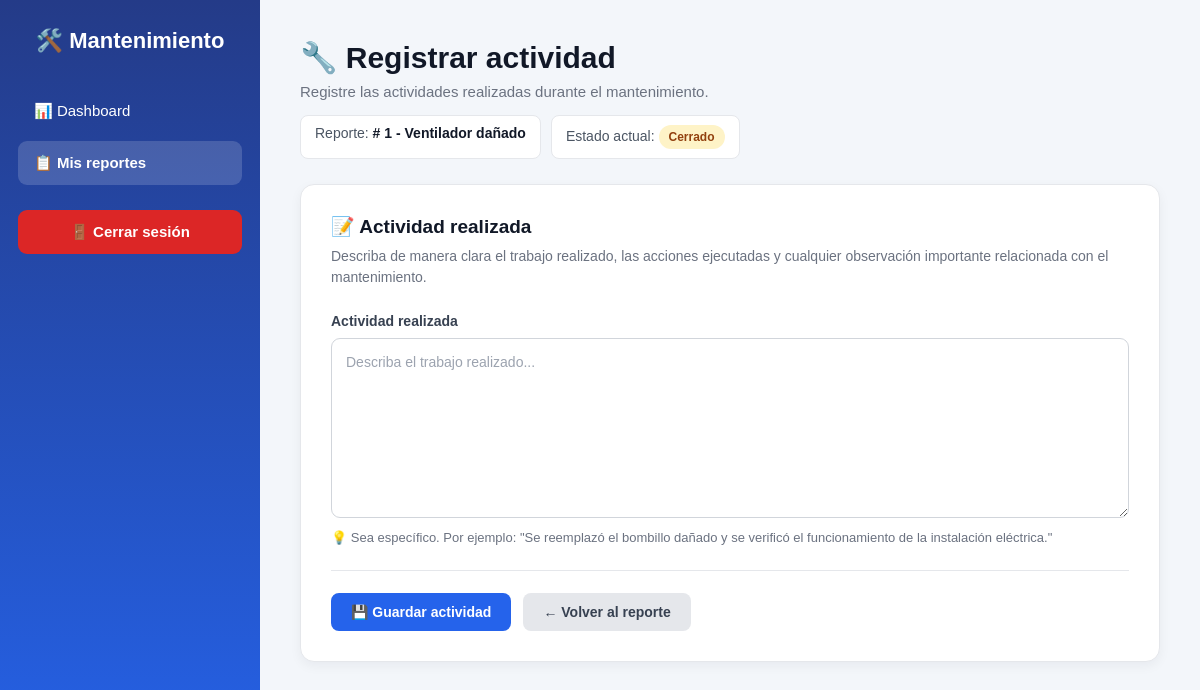
Screenshot of /frontend/dashboard/registrar_actividad.php?id=1 (signed in) with the database file from the repository.
### tables this page shows
CREATE TABLE `reportes` (
  `id_reporte` int NOT NULL AUTO_INCREMENT,
  `titulo` varchar(150) NOT NULL,
  `descripcion` text NOT NULL,
  `fecha_reporte` datetime NOT NULL DEFAULT CURRENT_TIMESTAMP,
  `id_usuario` int NOT NULL,
  `id_categoria` int NOT NULL,
  `id_ubicacion` int NOT NULL,
  `id_prioridad` int NOT NULL,
  `id_estado` int NOT NULL,
  PRIMARY KEY (`id_reporte`),
  KEY `fk_reporte_usuario` (`id_usuario`),
  KEY `fk_reporte_categoria` (`id_categoria`),
  KEY `fk_reporte_ubicacion` (`id_ubicacion`),
  KEY `fk_reporte_prioridad` (`id_prioridad`),
  KEY `fk_reporte_estado` (`id_estado`),
  CONSTRAINT `fk_reporte_categoria` FOREIGN KEY (`id_categoria`) REFERENCES `categorias` (`id_categoria`) ON DELETE RESTRICT ON UPDATE CASCADE,
  CONSTRAINT `fk_reporte_estado` FOREIGN KEY (`id_estado`) REFERENCES `estados` (`id_estado`) ON DELETE RESTRICT ON UPDATE CASCADE,
  CONSTRAINT `fk_reporte_prioridad` FOREIGN KEY (`id_prioridad`) REFERENCES `prioridades` (`id_prioridad`) ON DELETE RESTRICT ON UPDATE CASCADE,
  CONSTRAINT `fk_reporte_ubicacion` FOREIGN KEY (`id_ubicacion`) REFERENCES `ubicaciones` (`id_ubicacion`) ON DELETE RESTRICT ON UPDATE CASCADE,
  CONSTRAINT `fk_reporte_usuario` FOREIGN KEY (`id_usuario`) REFERENCES `usuarios` (`id_usuario`) ON DELETE RESTRICT ON UPDATE CASCADE
);

CREATE TABLE `estados` (
  `id_estado` int NOT NULL AUTO_INCREMENT,
  `nombre` varchar(50) NOT NULL,
  `descripcion` varchar(255) DEFAULT NULL,
  PRIMARY KEY (`id_estado`),
  UNIQUE KEY `nombre` (`nombre`)
);

### frontend/dashboard/registrar_actividad.php (the view, shortened to what this page needs)
<?php
$id_reporte = intval($_GET["id"]);
$database = new Database();
$db = $database->conectar();
$sql = "SELECT
            r.id_reporte,
            r.titulo,
            r.descripcion,
            e.nombre AS estado
        FROM asignaciones a
        INNER JOIN reportes r
            ON a.id_reporte = r.id_reporte
        INNER JOIN estados e
            ON r.id_estado = e.id_estado
        WHERE a.id_reporte = :id_reporte
        AND a.id_tecnico = :id_tecnico
        AND a.activa = 1
        LIMIT 1";
$stmt = $db->prepare($sql);
$stmt->bindParam(
    ":id_reporte",
    $id_reporte,
    PDO::PARAM_INT
);
$stmt->bindParam(
    ":id_tecnico",
    $_SESSION["id_usuario"],
    PDO::PARAM_INT
);
$stmt->execute();
$reporte = $stmt->fetch(PDO::FETCH_ASSOC);
?>
<!DOCTYPE html>
<html lang="es">
<head>
</head>
<body>
<div class="contenedor">
    <aside class="menu">
        <h2>
            🛠️ Mantenimiento
        </h2>
        <ul>
            <li>
                <a href="tecnico.php">
                    📊 Dashboard
                </a>
            </li>
            <li>
                <a
                    href="reportes_asignados.php"
                    class="activo"
                >
                    📋 Mis reportes
                </a>
            </li>
            <li>
                <a
                    href="../../backend/auth/logout.php"
                    class="logout"
                >
                    🚪 Cerrar sesión
                </a>
            </li>
        </ul>
    </aside>
    <main class="contenido">
        <div class="encabezado">
            <h1>
                🔧 Registrar actividad
            </h1>
            <p>
                Registre las actividades realizadas durante el mantenimiento.
            </p>
            <div class="informacion-reporte">
                <div class="dato-reporte">
                    Reporte:
                    <strong>
                        #
                        <?php
                        echo $reporte["id_reporte"];
                        ?>
                        -
                        <?php
                        echo htmlspecialchars(
                            $reporte["titulo"]
                        );
                        ?>
                    </strong>
                </div>
                <div class="dato-reporte">
                    Estado actual:
                    <span class="estado">
                        <?php
                        echo htmlspecialchars(
                            $reporte["estado"]
                        );
                        ?>
                    </span>
                </div>
            </div>
        </div>
        <div class="tarjeta">
            <div class="titulo-tarjeta">
                📝 Actividad realizada
            </div>
            <p class="descripcion-tarjeta">
                Describa de manera clara el trabajo realizado,
                las acciones ejecutadas y cualquier observación
                importante relacionada con el mantenimiento.
            </p>
            <form
                action="../../backend/reportes/registrar_actividad.php"
                method="POST"
            >
                <div class="campo">
                    <label for="actividad">
                        Actividad realizada
                    </label>
                    <textarea
                        id="actividad"
                        name="actividad"
                        placeholder="Describa el trabajo realizado..."
                        required
                    ></textarea>
                    <div class="ayuda">
                        💡 Sea específico. Por ejemplo:
                        "Se reemplazó el bombillo dañado y se verificó
                        el funcionamiento de la instalación eléctrica."
                    </div>
                </div>
                <div class="acciones">
                    <button
                        type="submit"
                        class="btn btn-guardar"
                    >
                        💾 Guardar actividad
                    </button>
                    <a
                        href="detalle_reporte.php?id=<?php echo $reporte['id_reporte']; ?>"
                        class="btn btn-volver"
                    >
                        ← Volver al reporte
                    </a>
                </div>
            </form>
        </div>
    </main>
</div>
</body>
</html>

### frontend/dashboard/registrar_actividad.php (style rules this page uses)
* { box-sizing: border-box; margin: 0; padding: 0; }
body { font-family: Arial, Helvetica, sans-serif; background: #f3f6fa; color: #1f2937; }
.contenedor { min-height: 100vh; }
.menu { position: fixed; top: 0; left: 0; width: 260px; height: 100vh; background: linear-gradient( 180deg, #243b88 0%, #2563eb 100% ); padding: 28px 18px; color: white; overflow-y: auto; }
.menu h2 { font-size: 22px; margin-bottom: 35px; text-align: center; font-weight: 700; }
.menu ul { list-style: none; }
.menu li { margin-bottom: 8px; }
.menu a { display: block; padding: 13px 16px; color: white; text-decoration: none; border-radius: 9px; font-size: 15px; transition: background 0.2s ease, transform 0.2s ease; }
.menu a.activo { background: rgba(255, 255, 255, 0.16); font-weight: 600; }
.menu a.logout { margin-top: 25px; background: #dc2626; font-weight: 600; text-align: center; }
.contenido { margin-left: 260px; width: calc(100% - 260px); min-height: 100vh; padding: 40px; }
.encabezado { margin-bottom: 25px; }
.encabezado h1 { font-size: 30px; color: #111827; margin-bottom: 8px; }
.encabezado p { color: #6b7280; font-size: 15px; margin-bottom: 6px; }
.informacion-reporte { display: flex; flex-wrap: wrap; gap: 10px; margin-top: 15px; }
.dato-reporte { background: white; border: 1px solid #e5e7eb; border-radius: 8px; padding: 9px 14px; font-size: 14px; color: #4b5563; }
.dato-reporte strong { color: #111827; }
.tarjeta { background: white; border: 1px solid #e5e7eb; border-radius: 14px; padding: 30px; max-width: 900px; box-shadow: 0 4px 12px rgba(15, 23, 42, 0.05); }
.titulo-tarjeta { font-size: 19px; font-weight: 700; color: #111827; margin-bottom: 8px; }
.descripcion-tarjeta { color: #6b7280; font-size: 14px; line-height: 1.5; margin-bottom: 25px; }
.campo label { display: block; margin-bottom: 9px; font-size: 14px; font-weight: 600; color: #374151; }
.campo textarea { width: 100%; min-height: 180px; padding: 13px 14px; border: 1px solid #d1d5db; border-radius: 9px; resize: vertical; font-family: Arial, Helvetica, sans-serif; font-size: 14px; line-height: 1.5; color: #1f2937; background: white; outline: none; transition: border-color 0.2s ease, box-shadow 0.2s ease; }
.campo textarea::placeholder { color: #9ca3af; }
.ayuda { margin-top: 8px; color: #6b7280; font-size: 13px; }
.acciones { display: flex; gap: 12px; margin-top: 25px; padding-top: 22px; border-top: 1px solid #e5e7eb; }
.btn { display: inline-flex; align-items: center; justify-content: center; gap: 7px; padding: 11px 20px; border: none; border-radius: 8px; text-decoration: none; font-size: 14px; font-weight: 600; cursor: pointer; transition: background 0.2s ease, transform 0.2s ease; }
.btn-guardar { background: #2563eb; color: white; }
.btn-volver { background: #e5e7eb; color: #374151; }
.estado { display: inline-block; padding: 5px 10px; border-radius: 999px; font-size: 12px; font-weight: 600; background: #fef3c7; color: #92400e; }

### rows the page displays
reportes: id_reporte "1", titulo "Ventilador dañado", id_estado.nombre "Cerrado"
